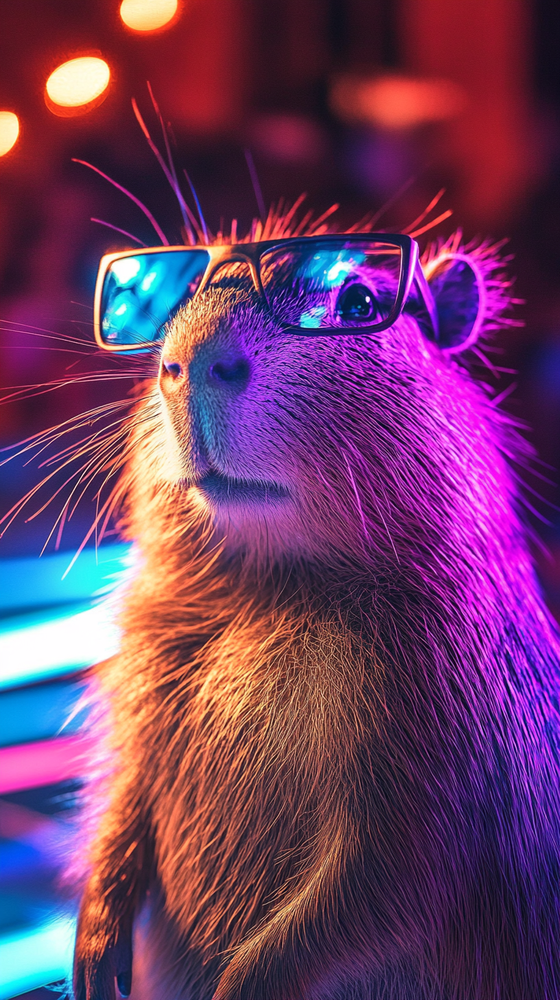
#> input picture alt_method_show/zumselpainter_cute_capybara_at_the_dance_floor_disco_light_--ar_a80c5a60-40db-4dd3-840c-d0c387d6c418.png, 560 x 1000 px, shrunk from 816 x 1456 before the run, found by its file name
$ python main.py
#> lines starting #> are read from the running program, lines starting #| are printed output that depends on the picture
#install packet
#pip install opencv python
#pip install matplotlib
import cv2
import matplotlib.pyplot as plt

img = cv2.imread(r"alt_method_show\zumselpainter_cute_capybara_at_the_dance_floor_disco_light_--ar_a80c5a60-40db-4dd3-840c-d0c387d6c418.png")
#> img is the input picture: shape (1000, 560, 3); mean B, G, R 101.8, 61.7, 112.1
img = cv2.cvtColor(img,cv2.COLOR_BGR2RGB)
g_img = cv2.cvtColor(img,cv2.COLOR_RGB2GRAY)
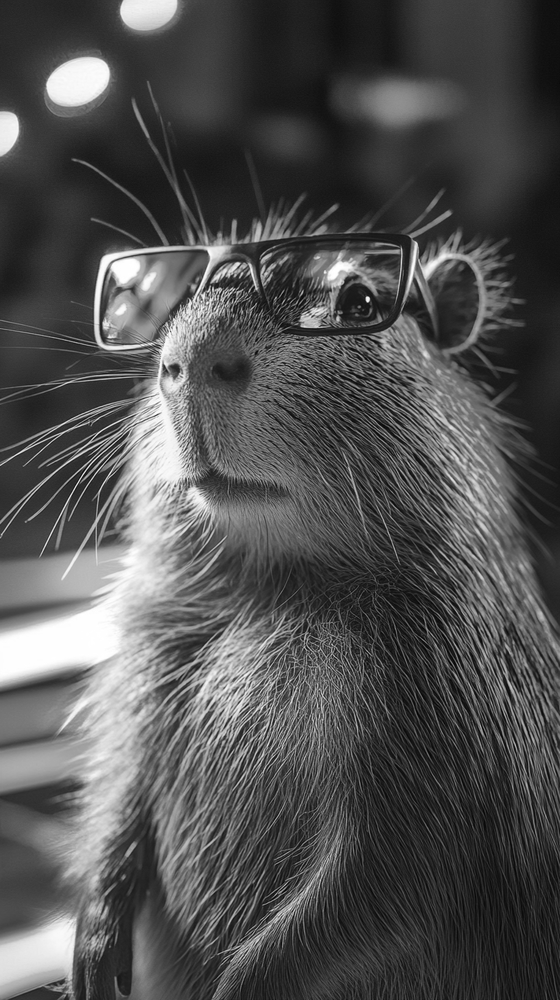
#> g_img: shape (1000, 560); min 2, max 255, mean 81.3
hsv_img = cv2.cvtColor(img,cv2.COLOR_RGB2HSV)
#> hsv_img: shape (1000, 560, 3); mean H, S, V 123.7, 159.5, 134.5
r,g,b = cv2.split(img)
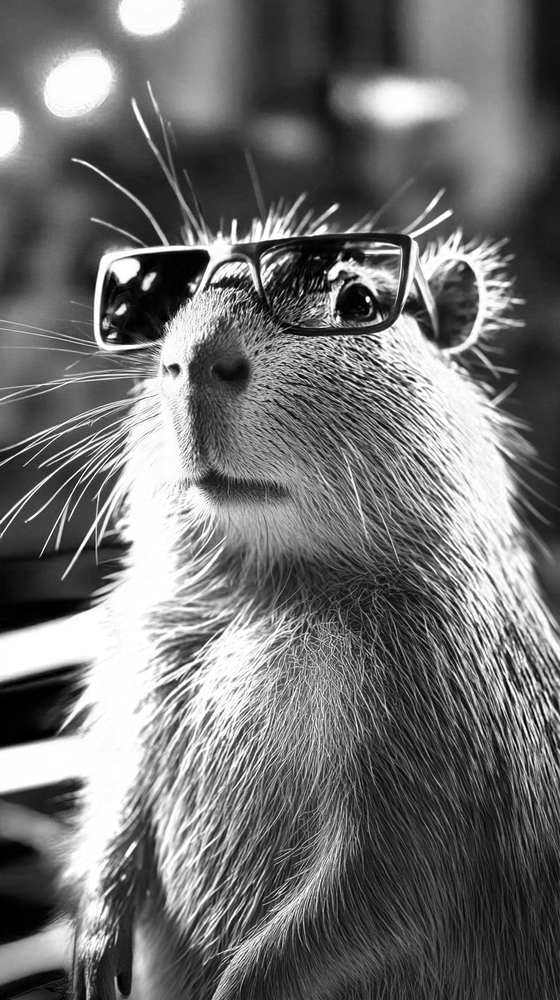
#> r: shape (1000, 560); min 0, max 255, mean 112.1
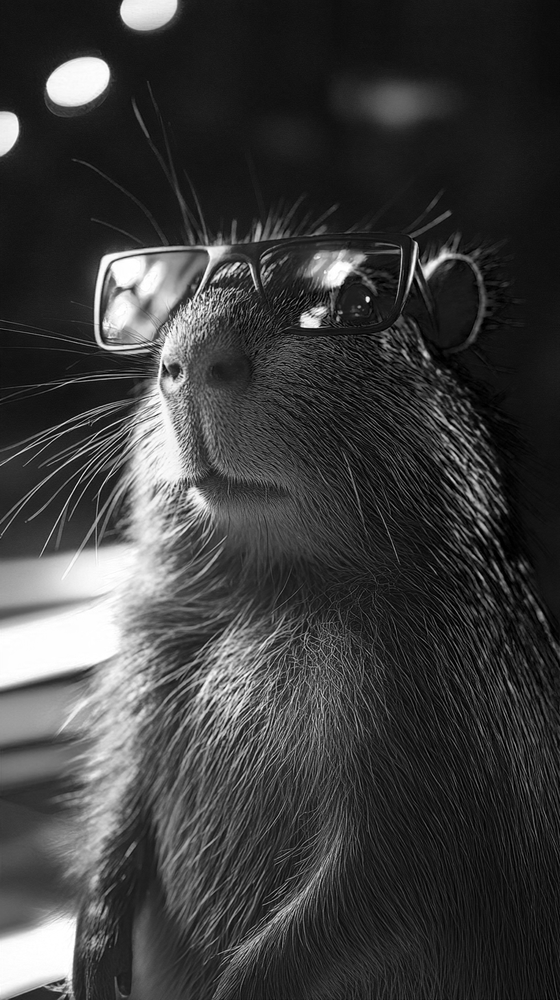
#> g: shape (1000, 560); min 0, max 255, mean 61.7
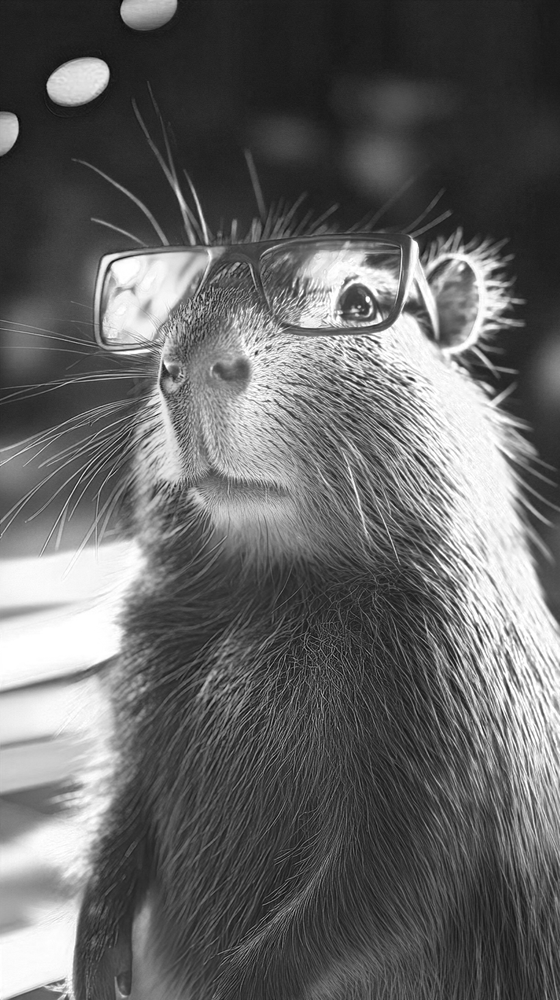
#> b: shape (1000, 560); min 4, max 255, mean 101.8

titles = [" red"," green"," blue","original","gray","hsv",]
images = [r,g,b,img,g_img,hsv_img,]
count = 6
for i in range(count):
    plt.subplot(2,3,i + 1)
    plt.title(titles[i])
    plt.imshow(images[i],"gray")
plt.show()

$ run again, with alt_method_show/10.jpeg saved as alt_method_show/zumselpainter_cute_capybara_at_the_dance_floor_disco_light_--ar_a80c5a60-40db-4dd3-840c-d0c387d6c418.png
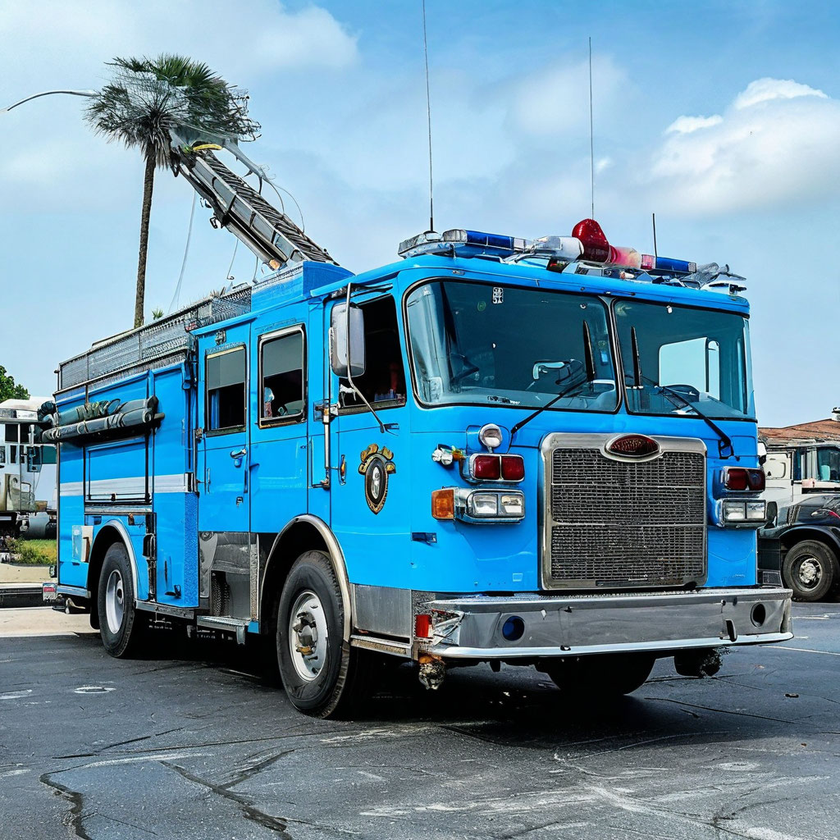
#> input picture alt_method_show/10.jpeg, 840 x 840 px, shrunk from 1024 x 1024 before the run, found by its file name
#> img is the input picture: shape (840, 840, 3); mean B, G, R 161.4, 141.4, 103.3
#> hsv_img: shape (840, 840, 3); mean H, S, V 94.1, 93.8, 162.8
#> `r,g,b = cv2.split(img)`:
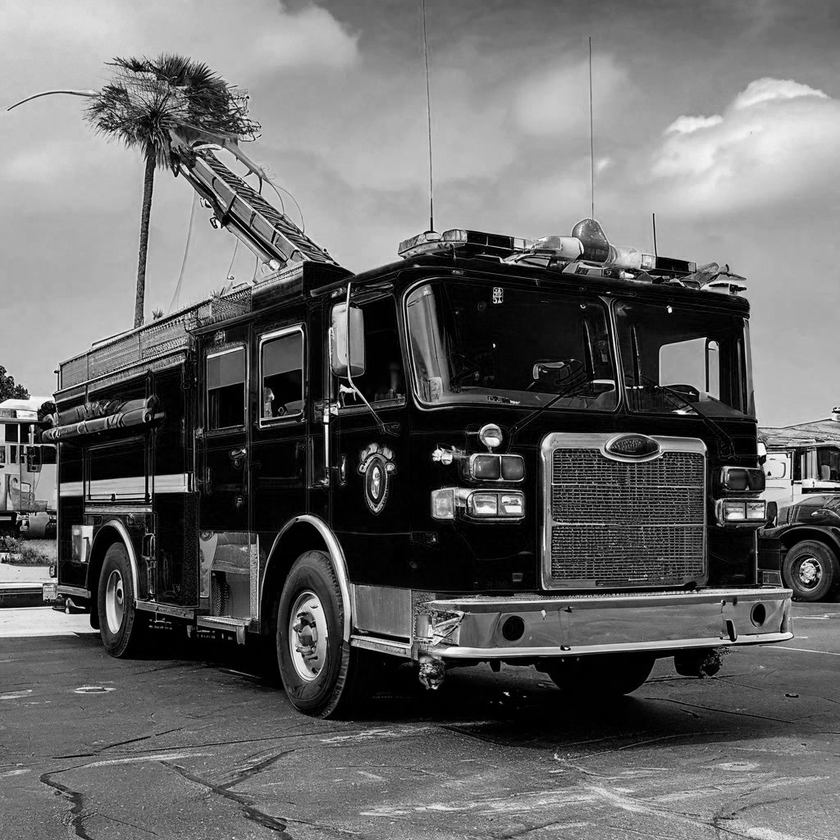
#> r: shape (840, 840); min 0, max 255, mean 103.3
#> `r,g,b = cv2.split(img)`:
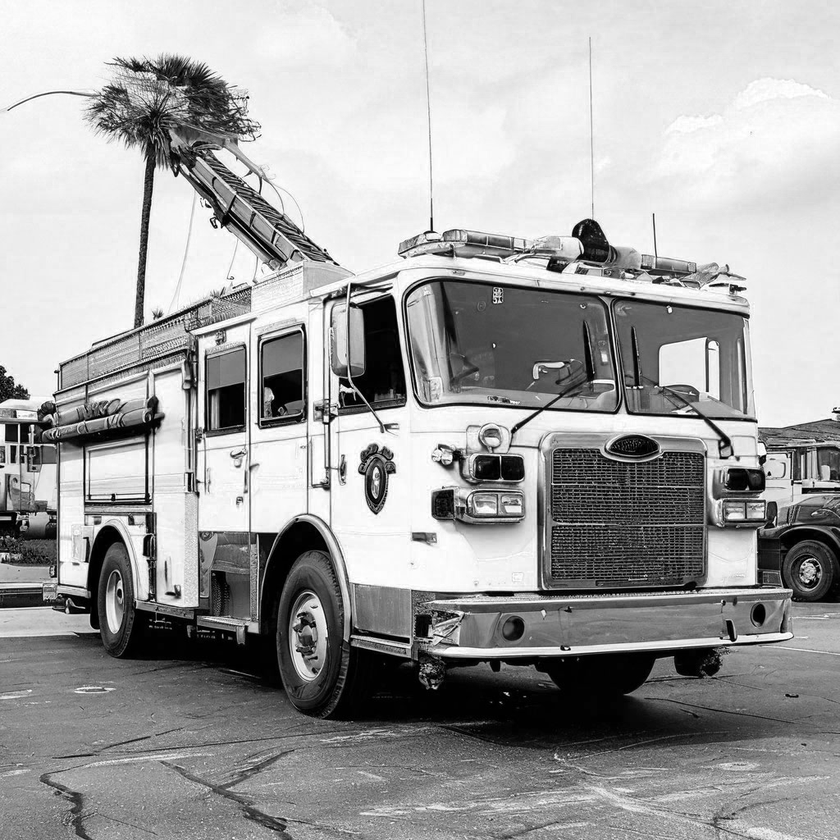
#> b: shape (840, 840); min 0, max 255, mean 161.4

$ run again, with alt_method_show/11.jpeg saved as alt_method_show/zumselpainter_cute_capybara_at_the_dance_floor_disco_light_--ar_a80c5a60-40db-4dd3-840c-d0c387d6c418.png
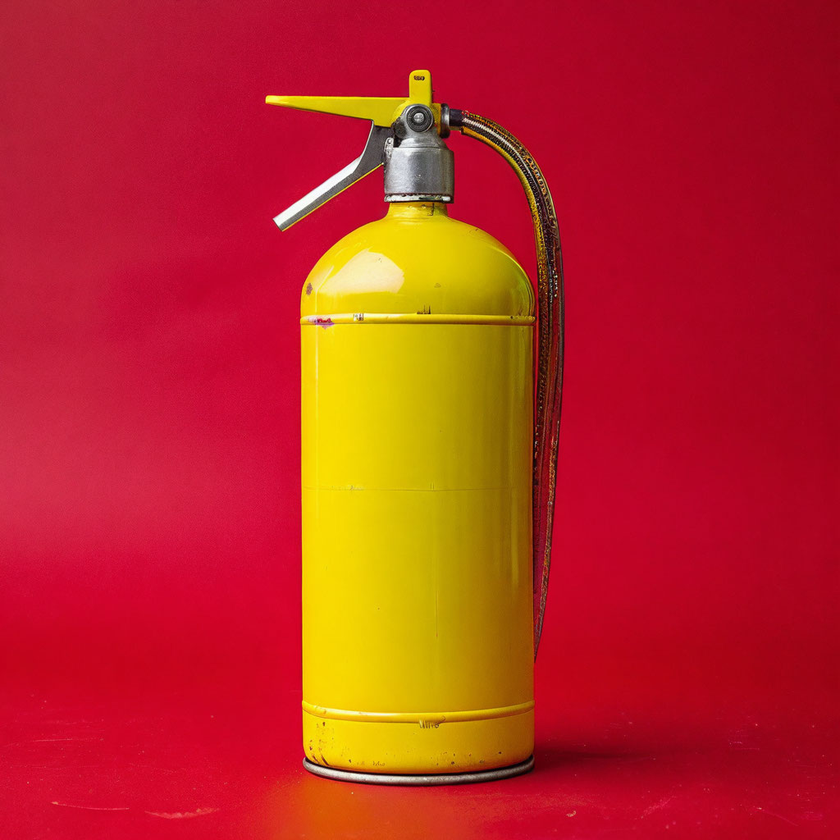
#> input picture alt_method_show/11.jpeg, 840 x 840 px, shrunk from 1024 x 1024 before the run, found by its file name
#> img is the input picture: shape (840, 840, 3); mean B, G, R 35.8, 41.7, 186.3
#> hsv_img: shape (840, 840, 3); mean H, S, V 140.2, 238.7, 186.3
#> `r,g,b = cv2.split(img)`:
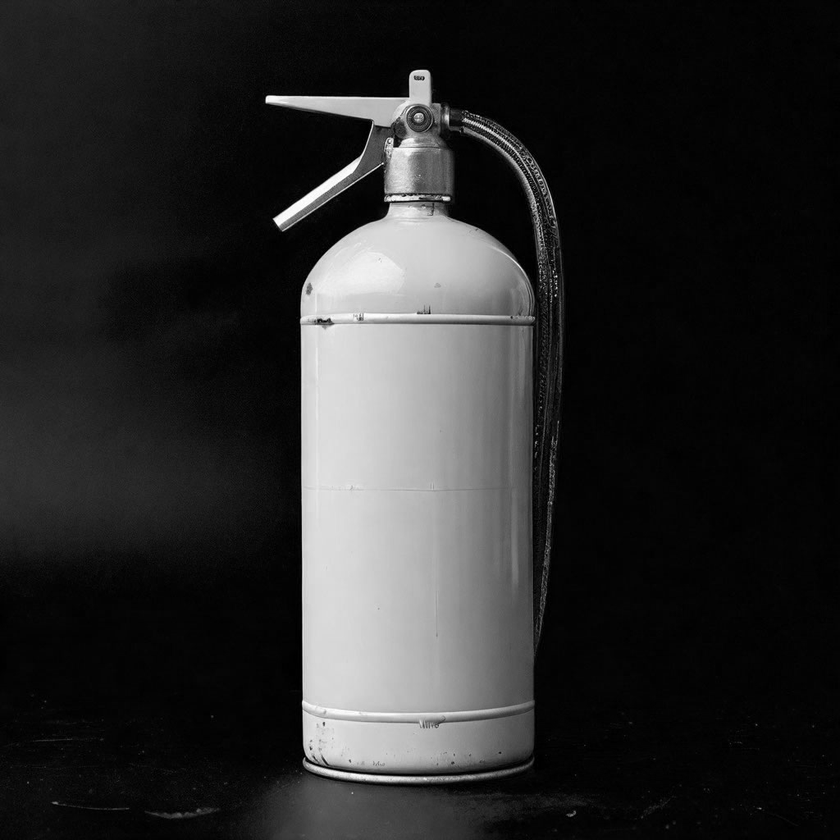
#> g: shape (840, 840); min 0, max 255, mean 41.7
#> `r,g,b = cv2.split(img)`:
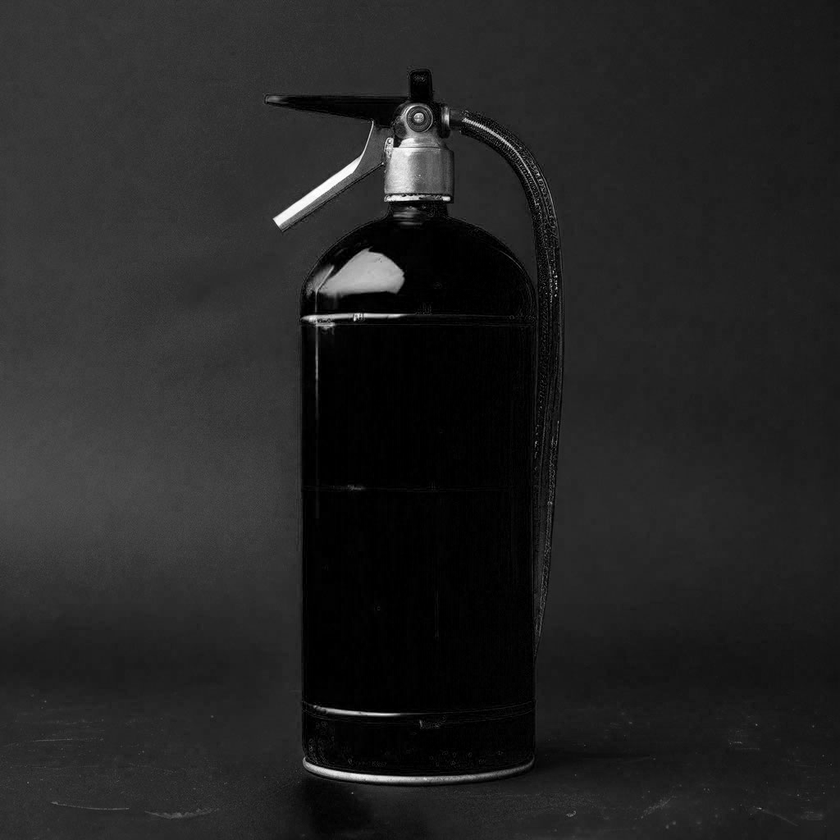
#> b: shape (840, 840); min 0, max 255, mean 35.8

$ run again, with alt_method_show/12.jpeg saved as alt_method_show/zumselpainter_cute_capybara_at_the_dance_floor_disco_light_--ar_a80c5a60-40db-4dd3-840c-d0c387d6c418.png
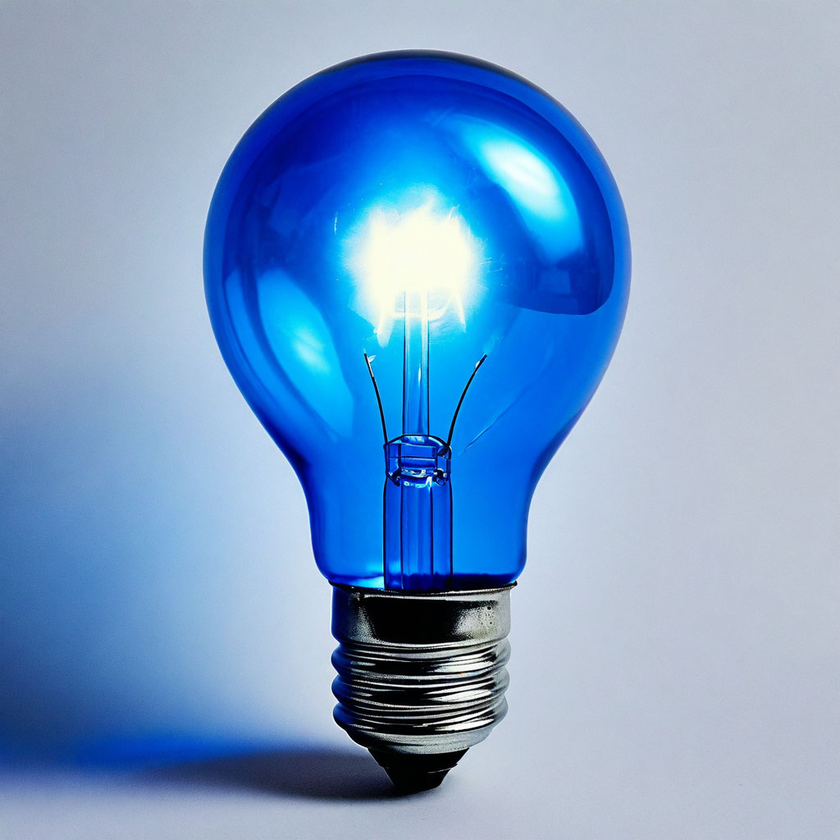
#> input picture alt_method_show/12.jpeg, 840 x 840 px, shrunk from 1024 x 1024 before the run, found by its file name
#> img is the input picture: shape (840, 840, 3); mean B, G, R 200.5, 159.1, 124.1
#> hsv_img: shape (840, 840, 3); mean H, S, V 105.6, 100.1, 200.7
#> `r,g,b = cv2.split(img)`:
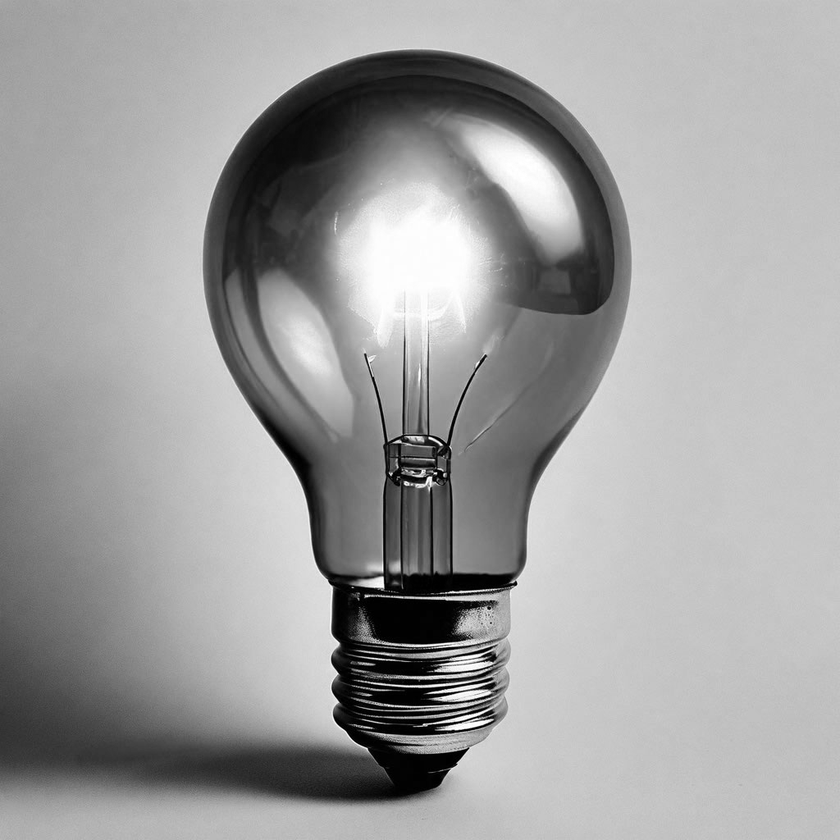
#> g: shape (840, 840); min 0, max 255, mean 159.1
#> `r,g,b = cv2.split(img)`:
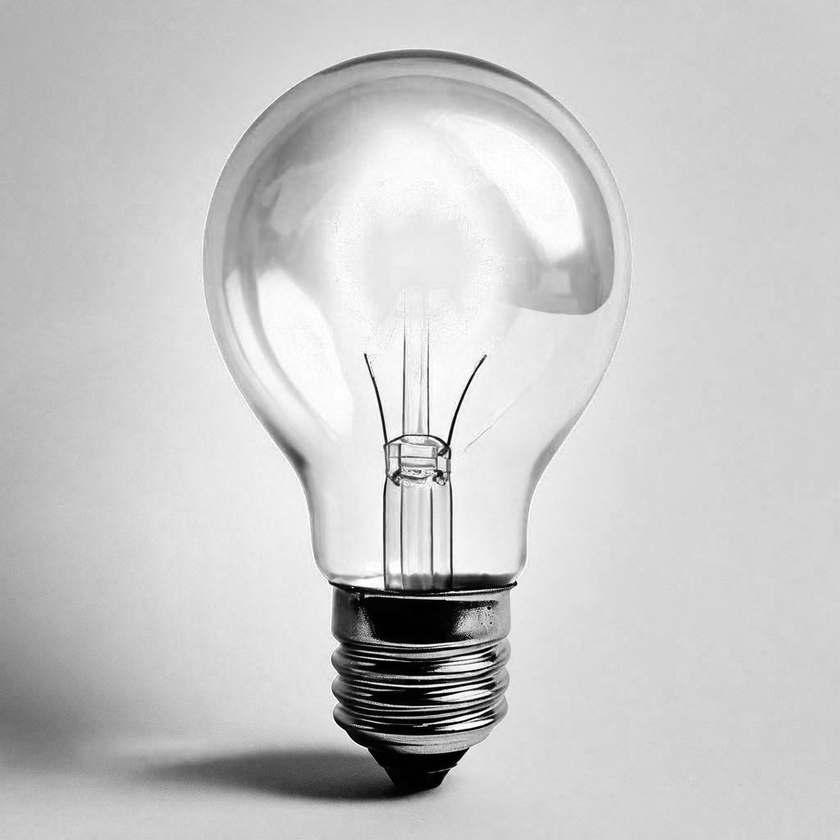
#> b: shape (840, 840); min 0, max 255, mean 200.5
